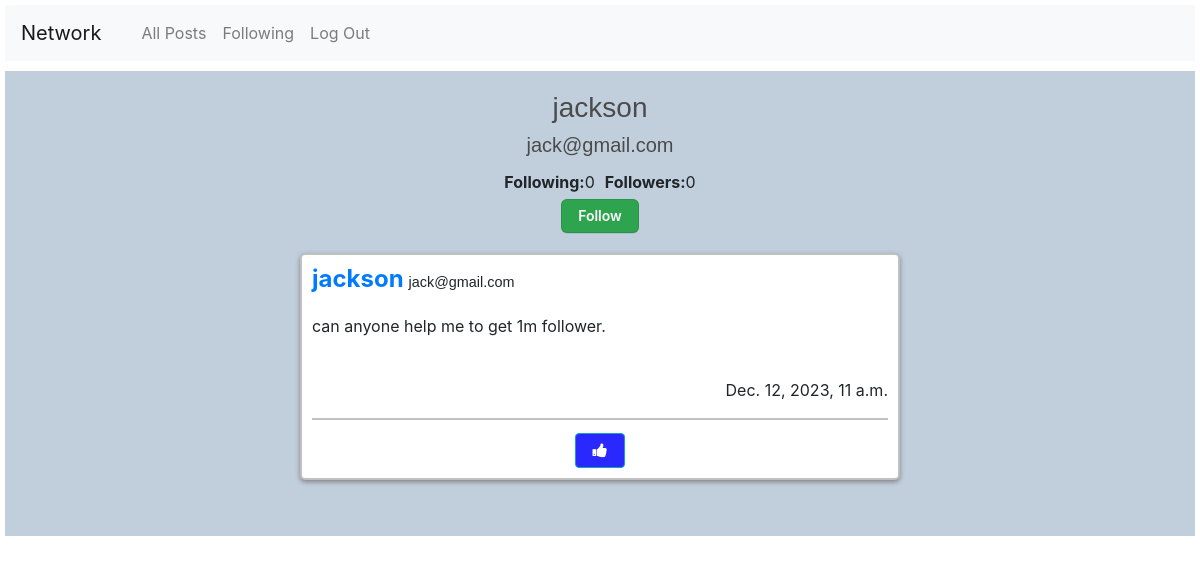
Screenshot of /profile/4 with the database file from the repository.
### network/models.py (models this page shows, shortened)
class User(AbstractUser):
    pass

class Post(models.Model):
    content = models.CharField(max_length=140)
    user = models.ForeignKey(User,on_delete=models.CASCADE, related_name='user')
    datetime = models.DateTimeField(auto_now_add=True)

### network/views.py (the view)
# urls.py: path("profile/<int:id>", views.profile, name="profile"),
def profile(request, id):
    user = User.objects.get(pk=id)
    following = Follow.objects.filter(user=user)
    follower = Follow.objects.filter(user_follower=user)
    likes =  Like.objects.all()
    check = []
    try:
        for like in likes:
            if like.user.id == request.user.id:
                check.append(like.post_liked.id)
    except:
        check = []
    try:
        check_follow = follower.filter(user=User.objects.get(pk=request.user.id))
        if len(check_follow) != 0:
            check_follow = True
        else:
            check_follow = False
    except:
        check_follow = False
    posts = Post.objects.filter(user=user).order_by("id").reverse()
    postsv2 = Paginator(posts, 10)
    page_posts = postsv2.get_page(request.GET.get('page'))
    return render(request, "network/profile.html",{
        'posts':postsv2,
        'page_posts': page_posts,
        'user':user,
        'follower':follower,
        'following':following,
        'check': check_follow,
        'checks':check,
        'likes':likes,
    })

### network/templates/network/profile.html (shortened to what this page needs)
{% extends "network/layout.html" %}
{% block body %}
    {% if user.is_authenticated %}
<h3 style="text-align: center; margin-top: 10px; padding-top: 20px; color: rgb(75, 75, 75); font-family: sans-serif;">{{user.username}}</h3>
<h5 style="text-align: center;  color: rgb(75, 75, 75); font-family: sans-serif;">{{user.email}}</h5>
{% if request.user != user %}
<nav class="follow" style="display: flex;justify-content: center; ">
  <p><b>Following:</b>{{following.count}}</p>
  <p><b>Followers:</b>{{follower.count}}</p>
</nav>
<div style="display: flex;justify-content: center;">
{% if check %}
<form method="post" action="{% url 'unfollow' userid=user.id   unfollowerid=request.user.id  %}">
  {% csrf_token %}
  <button style="background-color: red;" class="button-3" name="unfollow" type="submit">Unfollow</button>
</form>
{% else%}
<form method="post" action="{% url 'follow' userid=user.id   followerid=request.user.id %}">
  <button class="button-3" name="follow" type="submit">Follow</button>
</form>
{% endif %}
</div>
{% else %}
<nav class="follow" style="display: flex;justify-content: center; ">
  <p><b>Following:</b>{{following.count}}</p>
  <p><b>Followers:</b>{{follower.count}}</p>
</nav>
{% endif %}
{% for post in page_posts %}
    <div class="post" style=" border-radius: 5px; margin: 20px; padding: 10px; border: 2px silver solid ; box-shadow: 0px 2px 5px grey; width: 600px; margin-left: auto; margin-right: auto; text-align: center;">
        <h4 style="text-align: left; display: flex;"><a href="{% url 'profile' id=post.user.id %}"><b>{{post.user}}</b></a><p style=" align-items: center; margin-left: 5px; margin-top: 9px; font: 0.6em sans-serif;">{{post.user.email}}</p></h4>
        <p style="text-align: left;" id="content_{{post.id}}">{{post.content}} </p>
        <p style="text-align: right; margin-top: 40px;">{{post.datetime}}</p>
        <nav style=" padding-top: 10px; padding-bottom: 0px; border-top: 2px silver solid; display: flex; justify-content: space-around;">
          {% if post.id in checks %}
       <button style="background-color: rgb(40, 40, 255);  width: 50px; height: 35px; margin-top: 3px;"   id="{{ post.id }}" onclick="like({{ post.id }} , {{checks}} )" class="btn btn-info fa fa-thumbs-down"></button>
        {% else %}
          <button style="background-color: rgb(40, 40, 255);  width: 50px; height: 35px; margin-top: 3px;"   id="{{ post.id }}" onclick="like({{ post.id }},{{checks}})" class="btn btn-info fa fa-thumbs-up"></button>
        {% endif %}
    </div>
    {% endfor %}
    <nav style="text-align: center; display: flex; justify-content: center; margin-top: 40px;" aria-label="Page navigation example">
      </nav>
    {% else %}
    <h6>You should log in first <a href="{% url 'login' %}">login</a></h6>
    {% endif %}
{% endblock %}

### network/static/network/styles.css (style rules this page uses)
body { margin: 5px; }
.body .post { background-color: rgb(255, 255, 255); }
.follow p { margin: 5px; }
.button-3 { appearance: none; background-color: #2ea44f; border: 1px solid rgba(27, 31, 35, .15); border-radius: 6px; box-shadow: rgba(27, 31, 35, .1) 0 1px 0; box-sizing: border-box; color: #fff; cursor: pointer; display: inline-block; font-family: -apple-system,system-ui,"Segoe UI",Helvetica,Arial,sans-serif,"Apple Color Emoji","Segoe UI Emoji"; font-size: 14px; font-weight: 600; line-height: 20px; padding: 6px 16px; position: relative; text-align: center; text-decoration: none; user-select: none; -webkit-user-select: none; touch-action: manipulation; vertical-align: middle; white-space: nowrap; }

### rows the page displays
User: username "jackson", email "jack@gmail.com"
Post: user "jackson", user.email "jack@gmail.com", content "can anyone help me to get 1m follower.", datetime "Dec. 12, 2023, 11 a.m."

### other values shown
{{ following.count }} "0"
{{ follower.count }} "0"
